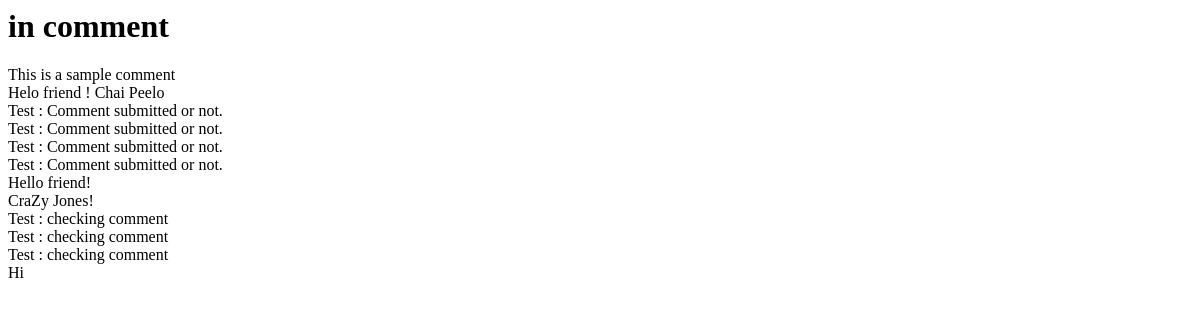
The page /comment?blog_id=12 on the database as committed earlier.
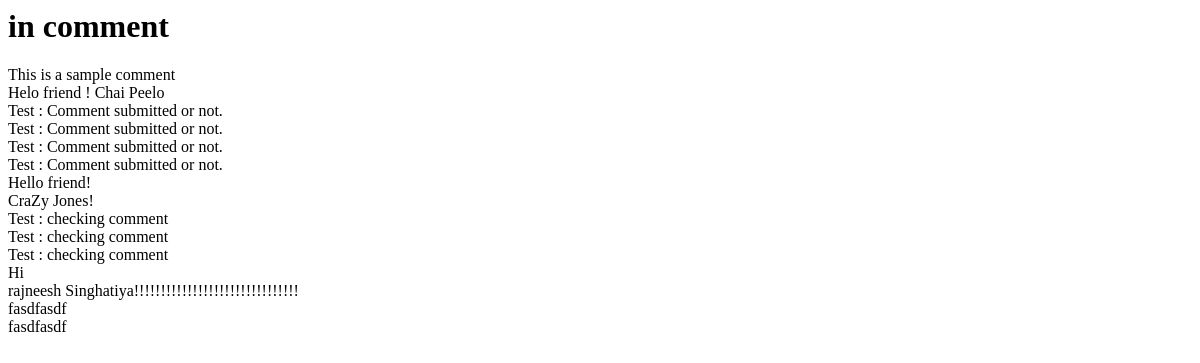
The same page on the database as committed later.
### tables this page shows
CREATE TABLE comment (
    comment_id integer PRIMARY KEY AUTOINCREMENT,
    comment text NOT NULL,
    blog_id integer NOT NULL, user_name text,
    FOREIGN KEY (blog_id)
    REFERENCES blog_detail (blog_id));

### app/__init__.py (the view)
@app.route('/comment',methods = ['POST', 'GET'])
def comments():
    if request.method == "GET":
        msg = dbHandler.comment(request.args["blog_id"])
    else:
        print "form : ",request.form["blog_id"]
        msg = dbHandler.comment(request.form["blog_id"])
    return render_template('comment_div.html',user=msg)

### app/models.py (called while the page is built)
def comment(args1):
  try:
    with sql.connect("database.db") as con:
      con.row_factory = sql.Row
      cur = con.cursor()
      print "args in model.comment",args1
      cur.execute("select * from comment")
      print args1
      rows = cur.fetchall()
      comment=[]
      for row in rows:
        if row['blog_id']==int(args1):
           comment.append(row)
      return (comment)
  except:
      print "connection failed"
      return ([], "connection failed")

### app/templates/comment_div.html
<div>
    <h1>in comment</h1>
    {% for comment_data in user %}
    <div>{{comment_data.comment}}</div>
    {% endfor %}
</div>

Rows that differ between the two databases and show on the page:
added comment: comment "rajneesh Singhatiya!!!!!!!!!!!!!!!!!!!!!!!!!!!!!!!"
added comment: comment "fasdfasdf"
added comment: comment "fasdfasdf"
